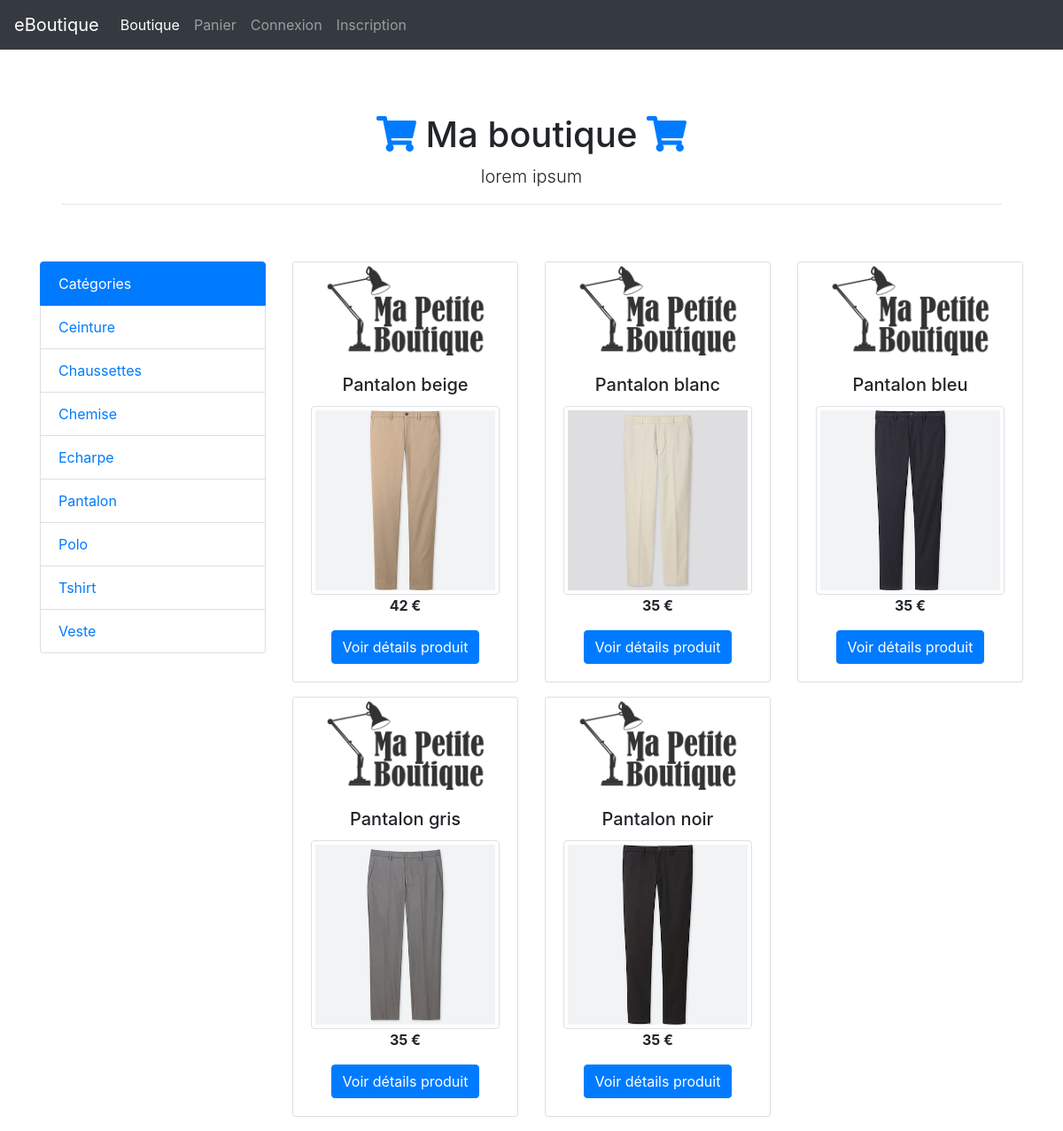
Screenshot of /?categorie=Pantalon with the database file from the repository.
### tables this page shows
CREATE TABLE `article` (
  `id_article` int(5) NOT NULL,
  `reference` varchar(255) NOT NULL,
  `categorie` varchar(255) NOT NULL,
  `titre` varchar(255) NOT NULL,
  `description` text NOT NULL,
  `couleur` varchar(255) NOT NULL,
  `taille` varchar(255) NOT NULL,
  `sexe` enum('m','f') NOT NULL,
  `photo` varchar(255) NOT NULL,
  `prix` double(7,2) NOT NULL,
  `stock` int(4) NOT NULL
);

### index.php (the view, shortened to what this page needs)
<?php
require_once 'inc/init.inc.php';
if(!empty($_GET["categorie"])) {
	$liste_produit = $pdo->prepare("SELECT * FROM article WHERE categorie = :categorie ORDER BY titre");
	$liste_produit->bindParam(":categorie", $_GET['categorie'], PDO::PARAM_STR);
	$liste_produit->execute();
} else {
	$liste_produit = $pdo->query("SELECT * FROM article ORDER BY titre");
}
$liste_categorie = $pdo->query("SELECT DISTINCT categorie FROM article ORDER BY categorie");
require_once 'inc/header.inc.php';
require_once 'inc/nav.inc.php';
?>
		<div class="starter-template">
			<h1><i class="fas fa-shopping-cart text-primary"></i> Ma boutique <i class="fas fa-shopping-cart text-primary"></i></h1>
			<p class="lead">lorem ipsum</p>
			<hr>
		</div>
		<div class="row">
			<div class="col-3">
				<ul class="list-group">
					<li class="list-group-item active">Catégories</li>
			<?php
				while($categorie = $liste_categorie->fetch(PDO::FETCH_ASSOC)) {
					echo '<li class="list-group-item"><a href="?categorie=' . $categorie['categorie'] . '">' . $categorie['categorie'] . '</a></li>';
				}
			?>
				</ul>
			</div>
			<div class="col-9">
				<div class="row">
	<?php
		while($produit = $liste_produit->fetch(PDO::FETCH_ASSOC)) {
			echo '	<div class="col-4 mb-3">
						<div class="card">
							<img src="' . URL . '/assets/img/logo.jpg" class="card-img-top" alt="...">
							<div class="card-body text-center">
								<h5 class="card-title">' . ucfirst($produit['titre']) . '</h5>
								<img src="' . URL . $produit['photo'] . '" class="img-thumbnail" alt="...">
								<p class="card-text font-weight-bold">' . $produit['prix'] . ' €</p>
								<a href="' . URL . 'fiche_produit.php?id_article=' . $produit['id_article'] . '" class="btn btn-primary">Voir détails produit</a>
							</div>
						</div>
					</div>';
		}
	?>
				</div>
			</div>
		</div>
<?php
require_once 'inc/footer.inc.php';

### assets/css/style.css (style rules this page uses)
body { padding-top: 5rem; }
.starter-template { padding: 3rem 1.5rem; text-align: center; }

### rows the page displays
article: titre "Pantalon beige", photo (picture), prix "42"
article: titre "Pantalon blanc", photo (picture), prix "35"
article: titre "Pantalon bleu", photo (picture), prix "35"
article: titre "Pantalon gris", photo (picture), prix "35"
article: titre "Pantalon noir", photo (picture), prix "35"

### other values shown
$categorie['categorie'] "Ceinture"
$categorie['categorie'] "Chaussettes"
$categorie['categorie'] "Chemise"
$categorie['categorie'] "Echarpe"
$categorie['categorie'] "Pantalon"
$categorie['categorie'] "Polo"
$categorie['categorie'] "Tshirt"
$categorie['categorie'] "Veste"
